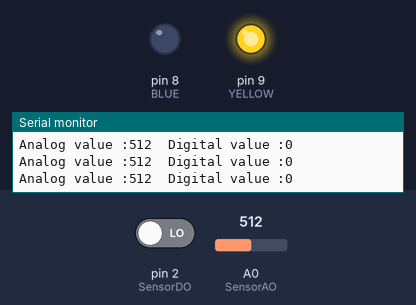
A sketch run on a simulated Arduino Uno, built with avr-gcc and run on an emulated ATmega328P. On the bench: output pins drawn as LEDs (lit = HIGH), the last lines printed to the serial monitor. The inputs (shaded band) are chosen by the test bench; at power-on: pin 2 (SensorDO) LOW, A0 (SensorAO) = 512.

Above: at 1.2 s.
1.3 s: pin 2 (SensorDO) driven HIGH
At 2.0 s:
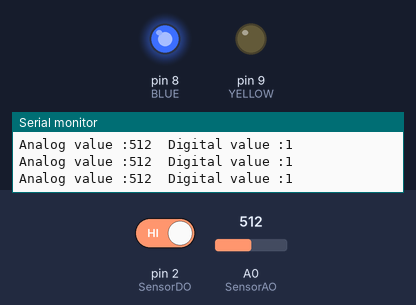
2.8 s: A0 (SensorAO) set to 105
4.3 s: A0 (SensorAO) set to 95
7.3 s: pin 2 (SensorDO) driven LOW
At 8.3 s:
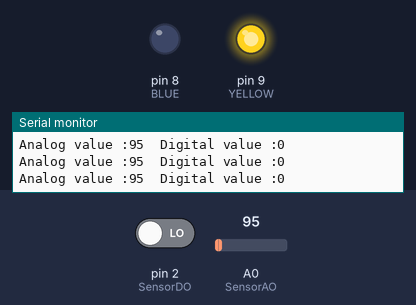
Timing chart, 0 to 10.3 s (numbered marks = the images above; inputs shaded):
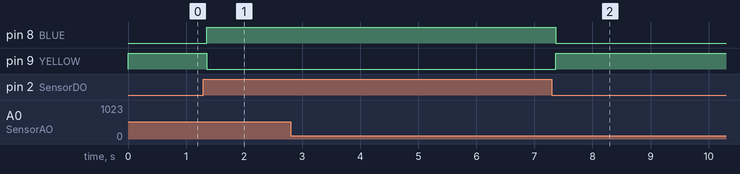

The sketch:

Code.ino
```cpp
// NeuralMesh Solution

#define SensorAO A0
#define SensorDO 2
#define BLUE 8
#define YELLOW 9

void setup() {
  Serial.begin(9600);
  pinMode(SensorDO, INPUT);
  pinMode(BLUE, OUTPUT);
  pinMode(YELLOW, OUTPUT);
}

void loop() {
  int valueAnalog = analogRead(SensorAO);
  bool valueDigital = digitalRead(SensorDO);
  Serial.print("Analog value :");
  Serial.print(valueAnalog );
  Serial.print("\t");
  Serial.print("Digital value :");
  Serial.println(valueDigital);

  if (valueDigital == 1) {
    digitalWrite(BLUE, HIGH);
    digitalWrite(YELLOW, LOW);
  } else if (valueDigital == 0) {
    digitalWrite(YELLOW, HIGH);
    digitalWrite(BLUE, LOW);
  } else {
    digitalWrite(BLUE, LOW);
    digitalWrite(YELLOW, LOW);
  }
}
```

Measured:
- after the input at 1.3 s, pin 8 (BLUE): LOW → HIGH after 0.06 s; pin 9 (YELLOW): HIGH → LOW after 0.06 s
- after the input at 7.3 s, pin 8 (BLUE): HIGH → LOW after 0.07 s; pin 9 (YELLOW): LOW → HIGH after 0.07 s
